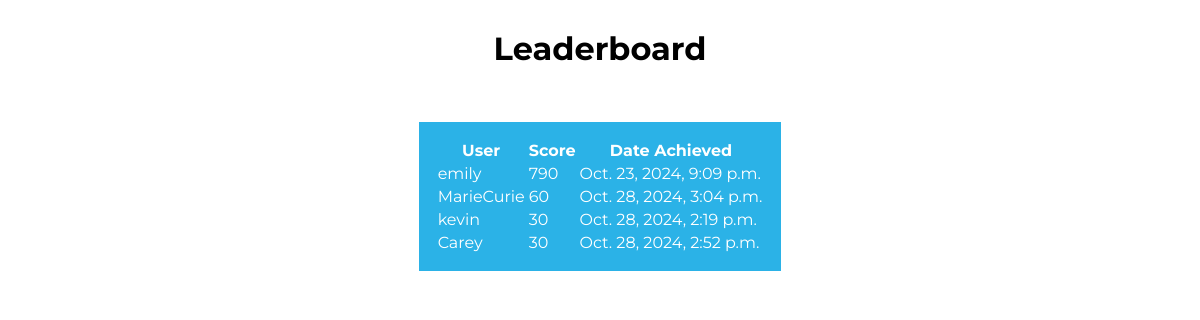
The page /game/leaderboard/ (signed in) on the database its author committed.
### gameplay/models.py (models this page shows, shortened)
class Leaderboard(models.Model):
    user = models.OneToOneField(User, on_delete=models.CASCADE)
    score = models.IntegerField(default=0)
    date_achieved = models.DateTimeField(auto_now_add=True)
    class Meta:
        ordering = ['-score']

### users/models.py (models this page shows, shortened)
class CustomUser(AbstractUser):
    current_level = models.IntegerField(default=1)  # Tracks the current level user is on
    total_score = models.IntegerField(default=0)  # Cumulative score
    achievements = models.ManyToManyField('gameplay.Achievement', related_name="users", blank=True)  # Proper ManyToMany relation for achievements
    profile_image = models.ImageField(upload_to='profile_images/', blank=True, null=True)

### gameplay/views.py (the view)
# urls.py: path('leaderboard/', views.leaderboard, name='leaderboard'),
@login_required
def leaderboard(request):
    leaderboard_entries = Leaderboard.objects.all().order_by('-score')[:10]
    return render(request, 'gameplay/leaderboard.html', {
        'leaderboard_entries': leaderboard_entries,
    })

### gameplay/templates/gameplay/leaderboard.html (shortened to what this page needs)
 <div class="leader">
    <h1>Leaderboard</h1>
    <table>
        <thead>
            <tr>
                <th>User</th>
                <th>Score</th>
                <th>Date Achieved</th>
            </tr>
        </thead>
        <tbody>
            {% for entry in leaderboard_entries %}
            <tr>
                <td>{{ entry.user.username }}</td>
                <td>{{ entry.score }}</td>
                <td>{{ entry.date_achieved }}</td>
            </tr>
            {% endfor %}
        </tbody>
    </table>
 </div>

### gameplay/templates/gameplay/leaderboard.html (style rules this page uses)
.leader { width: 100%; display: flex; flex-direction: column; gap: 2rem; align-items: center; }
table { background-color: #2bb2e7; padding: 1rem; color: #fff; }

### rows shown on the page
Leaderboard: user.username "emily", score "790", date_achieved "Oct. 23, 2024, 9:09 p.m."
Leaderboard: user.username "MarieCurie", score "60", date_achieved "Oct. 28, 2024, 3:04 p.m."
Leaderboard: user.username "kevin", score "30", date_achieved "Oct. 28, 2024, 2:19 p.m."
Leaderboard: user.username "Carey", score "30", date_achieved "Oct. 28, 2024, 2:52 p.m."
